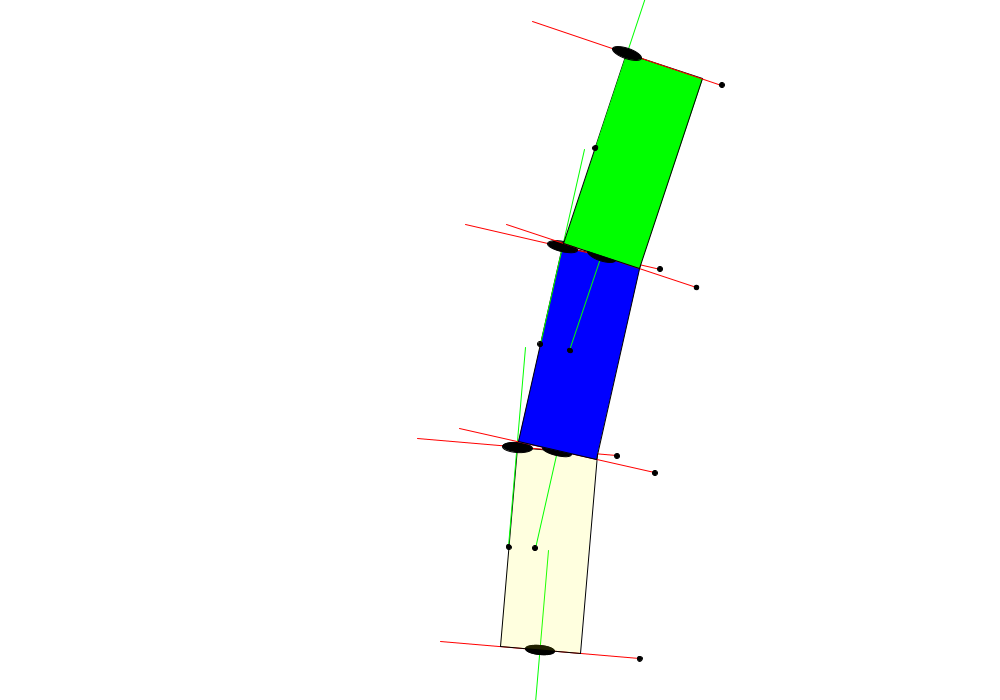
Frame 1 (no input)
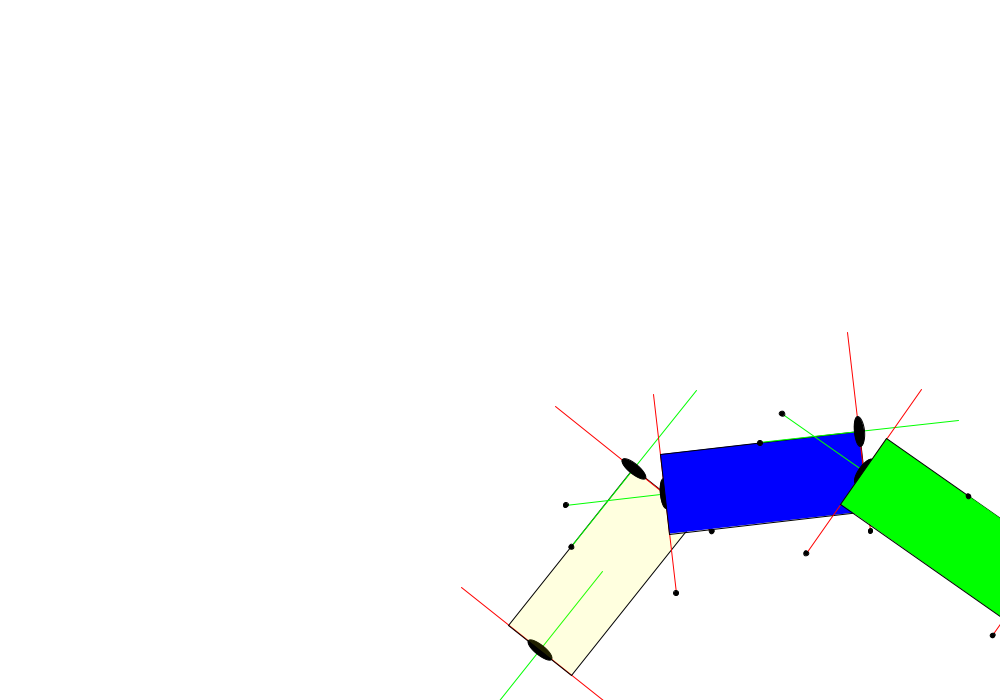
Frame 60 (the mouse pressed at the canvas centre just before this capture)
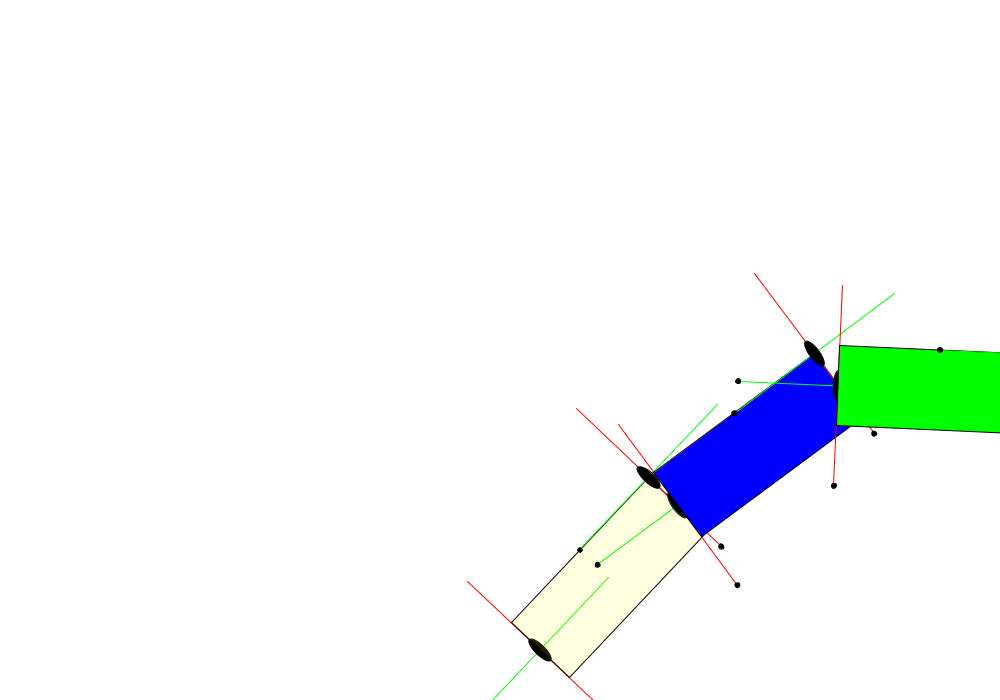
Frame 120 (the mouse held since frame 60 and released just before this capture)

The Processing sketch that drew these frames (run headless with seeded random() and noise(); from frame 60 on, the mouse is pressed at the canvas centre):

// Processing sketch: ex1_robot_arm
// ── ex1_robot_arm.pde
float theta = 30;
float w = 80;
float h = 200;

void setup(){
  size(1000,700);
  noStroke();

}

void draw(){
  float t1 = PI/4 * sin(TWO_PI/8000 * millis());
  float t2 = PI/4 * sin(TWO_PI/5000 * millis());
  float t3 = PI/4 * sin(TWO_PI/7000 * millis());
  
  background(255);
  translate(width/2, height-h-50);

  translate(w/2, h);
  rotate(t1);
  axes();
  translate(-w/2,-h);
  fill(0x20FFFF00); // alpha 0xFFFFFFFF <-8
  bar();
  
  translate(0,-h);
  translate(w/2,h);
  rotate(t2);
  axes();
  translate(-w/2,-h);
  fill(#0000FF);
  bar();
  
  translate(w/2,-h);
  translate(0,h);
  rotate(t3);
  axes();
  translate(0,-h);
  translate(-w/2,0);
  fill(#00FF00);
  bar();

}

void bar(){
  rect(0,0,w,h);
  axes();
}

void axes(){
  stroke(255,0,0);
  line(-100,0,100,0);
  stroke(0,255,0);
  line(0,-100,0,100);
  ellipseMode(CENTER);
  stroke(0);
  fill(0);
  ellipse(0,0,30,10);
  ellipse(100,0,5,5);
  ellipse(0,100,5,5);
}
